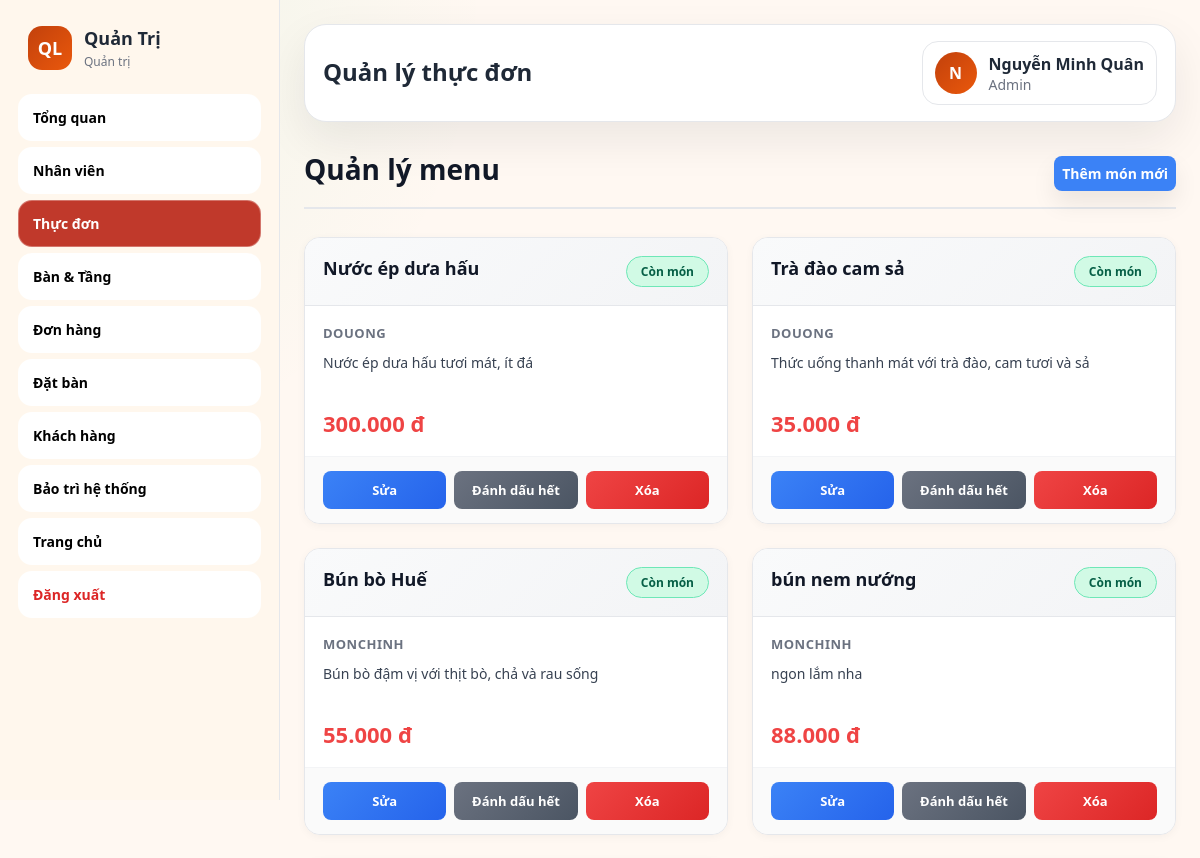
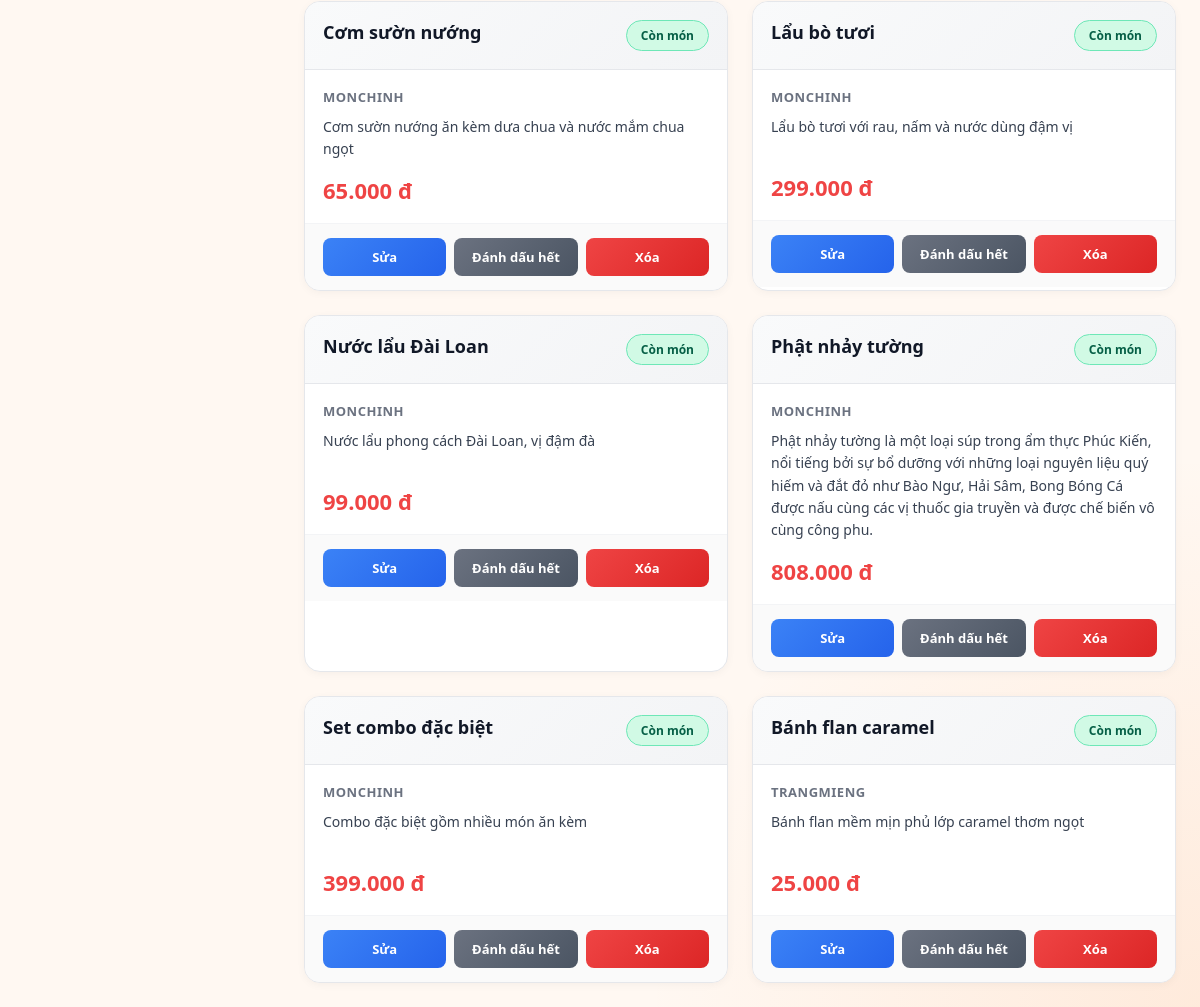
Before: /admin.php?page=menu (signed in) with the older database file (2 pictures, top to bottom).
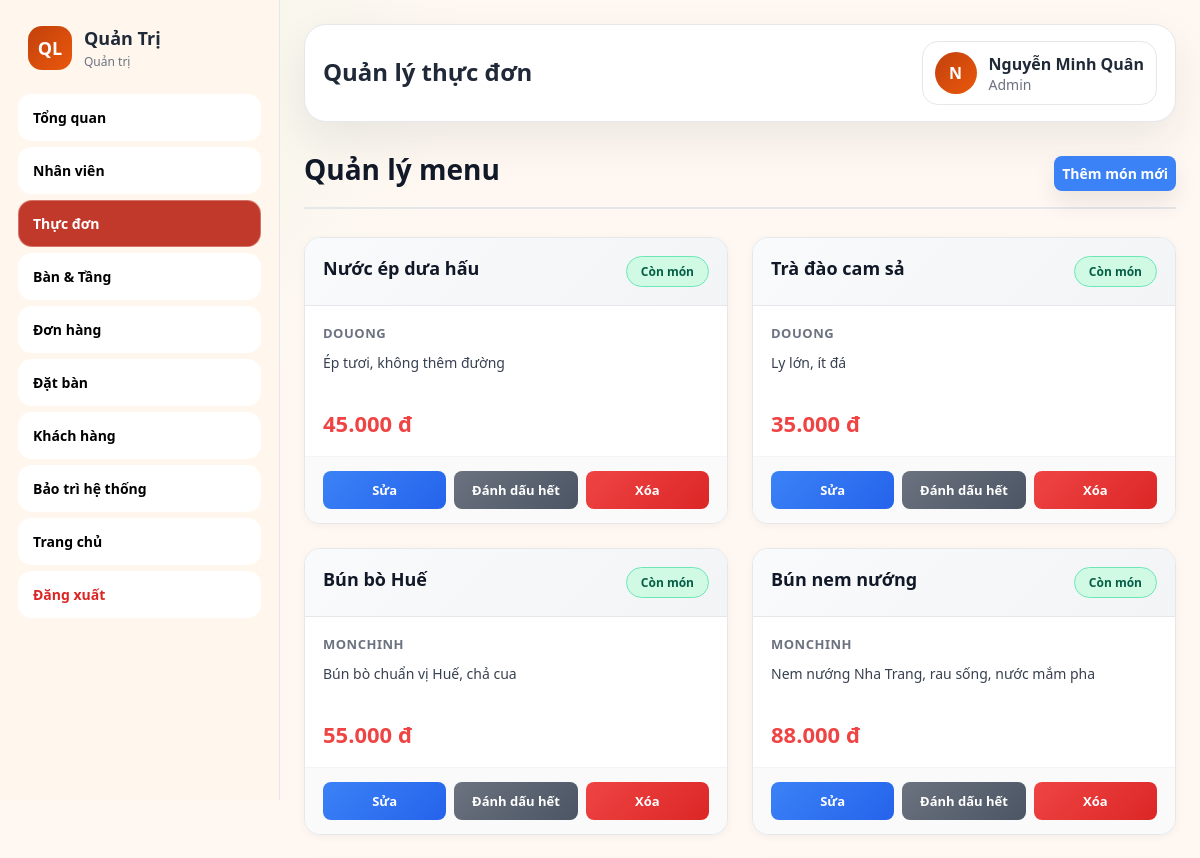
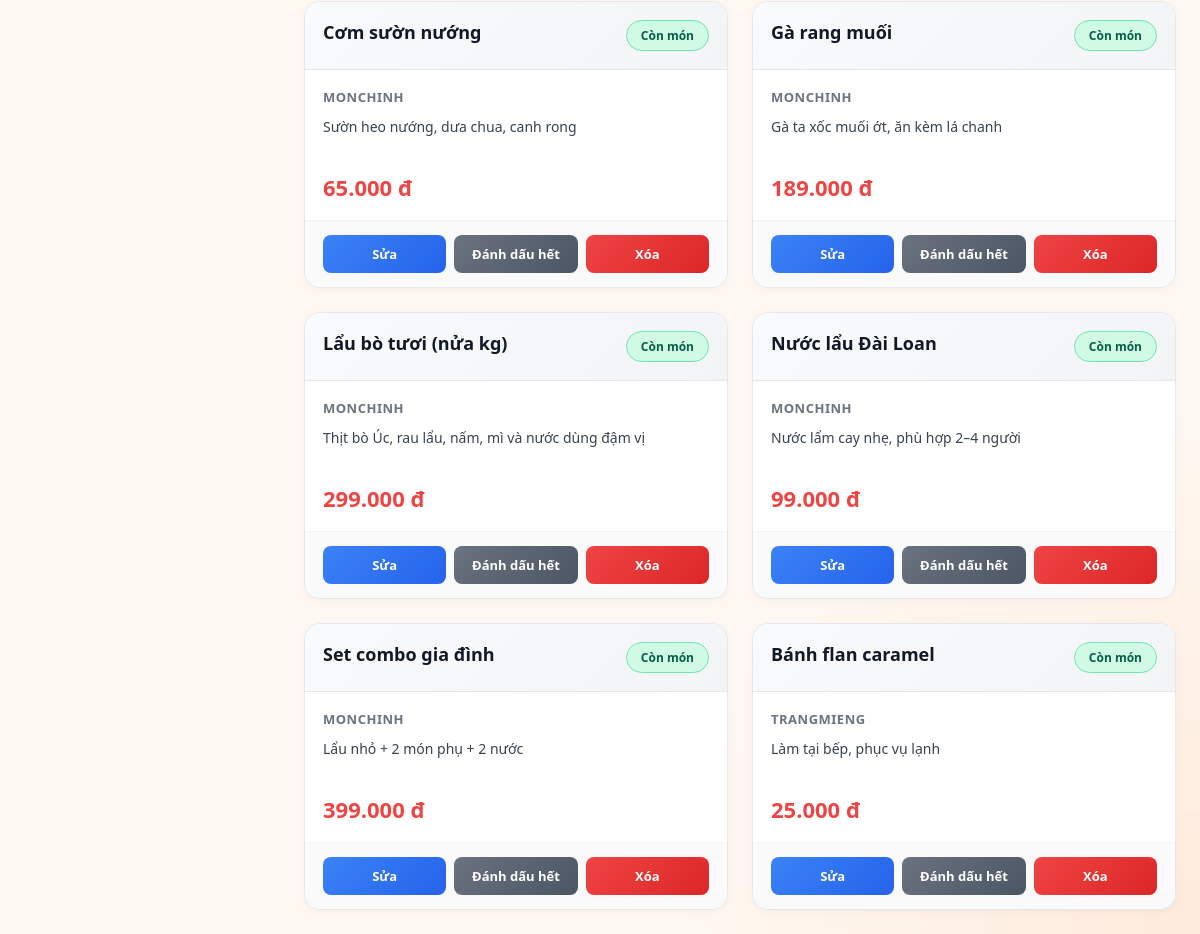
After: the same page with the newer database file (2 pictures, top to bottom).
### tables this page shows
CREATE TABLE `menu_items` (
  `item_id` int(11) NOT NULL AUTO_INCREMENT,
  `category_id` int(11) NOT NULL,
  `item_name` varchar(100) NOT NULL,
  `price` decimal(12,2) NOT NULL,
  `description` varchar(255) DEFAULT NULL,
  `image_url` varchar(255) DEFAULT NULL,
  `status` enum('con_hang','het_hang','ngung_ban') NOT NULL DEFAULT 'con_hang',
  PRIMARY KEY (`item_id`),
  UNIQUE KEY `uq_menu_items_item_name` (`item_name`),
  KEY `idx_menu_items_category_id` (`category_id`)
);

CREATE TABLE `categories` (
  `category_id` int(11) NOT NULL AUTO_INCREMENT,
  `category_name` varchar(100) NOT NULL,
  `description` varchar(255) DEFAULT NULL,
  PRIMARY KEY (`category_id`),
  UNIQUE KEY `uq_categories_category_name` (`category_name`)
);

### includes/functions.php (called while the page is built, shortened)
<?php
function format_currency($amount): string {
    return number_format((float)$amount, 0, ',', '.') . ' đ';
}
function e($value): string {
    return htmlspecialchars((string)$value, ENT_QUOTES, 'UTF-8');
}

### admin/menu.php (the view, shortened to what the changed rows need)
<?php
require_once __DIR__ . '/../config/database.php';
require_once __DIR__ . '/../includes/functions.php';
$menu_items = $conn->query("
    SELECT m.item_id, m.item_name, m.price, m.description, m.status, m.image_url, c.category_name
    FROM menu_items m
    LEFT JOIN categories c ON c.category_id = m.category_id
    ORDER BY c.category_name, m.item_name
")->fetch_all(MYSQLI_ASSOC);
?>
<div style="display:flex; justify-content:space-between; align-items:center; margin-bottom:28px; padding-bottom:16px; border-bottom:2px solid #e5e7eb;">
    <h2 style="margin:0; font-size:28px; font-weight:700; color:#111827;">Quản lý menu</h2>
</div>
<div style="display:grid; grid-template-columns:repeat(auto-fill, minmax(320px, 1fr)); gap:24px;">
    <?php foreach ($menu_items as $item): ?>
    <div style="background:white; border:1px solid #e5e7eb; border-radius:16px; overflow:hidden; box-shadow:0 2px 8px rgba(0,0,0,0.04); transition:all 0.3s ease;">
        <div style="display:flex; justify-content:space-between; align-items:start; padding:18px; background:linear-gradient(135deg,#f9fafb,#f3f4f6); border-bottom:1px solid #e5e7eb;">
            <h4 style="margin:0; font-size:18px; font-weight:700; color:#111827;"><?= e($item['item_name']) ?></h4>
            <span style="padding:6px 14px; border-radius:20px; font-size:12px; font-weight:600; <?= $item['status']==='con_hang' ? 'background:#d1fae5; color:#065f46; border:1px solid #6ee7b7;' : 'background:#fee2e2; color:#991b1b; border:1px solid #fca5a5;' ?>">
                <?= $item['status']==='con_hang' ? 'Còn món' : 'Hết món' ?>
            </span>
        </div>
        <div style="padding:18px;">
            <p style="font-size:13px; color:#6b7280; font-weight:600; margin:0 0 10px; text-transform:uppercase; letter-spacing:0.5px;"><?= e($item['category_name']) ?></p>
            <p style="font-size:14px; color:#374151; margin:0 0 14px; line-height:1.6; min-height:42px;"><?= e($item['description'] ?? 'Chưa có mô tả') ?></p>
            <p style="font-size:22px; font-weight:800; color:#ef4444; margin:0;"><?= format_currency($item['price']) ?></p>
        </div>
        <div style="display:flex; gap:8px; padding:14px 18px; border-top:1px solid #f3f4f6; background:#fafafa;">
            <button onclick="editItem(<?= $item['item_id'] ?>)" style="flex:1; padding:10px; border:none; border-radius:8px; font-size:13px; font-weight:600; cursor:pointer; background:linear-gradient(135deg,#3b82f6,#2563eb); color:white;">Sửa</button>
            <button onclick="toggleStatus(<?= $item['item_id'] ?>, '<?= $item['status'] ?>')" style="flex:1; padding:10px; border:none; border-radius:8px; font-size:13px; font-weight:600; cursor:pointer; background:linear-gradient(135deg,#6b7280,#4b5563); color:white;">
                <?= $item['status']==='con_hang' ? 'Đánh dấu hết' : 'Đánh dấu còn' ?>
            </button>
            <button onclick="deleteItem(<?= $item['item_id'] ?>)" style="flex:1; padding:10px; border:none; border-radius:8px; font-size:13px; font-weight:600; cursor:pointer; background:linear-gradient(135deg,#ef4444,#dc2626); color:white;">Xóa</button>
        </div>
    </div>
    <?php endforeach; ?>
</div>

### includes/layout.php (shortened to what the changed rows need)
<?php
$_layoutUser     = $_SESSION['user'] ?? [];
$_layoutRole     = strtolower($_layoutUser['role_name'] ?? '');
$_adminMenu = [
    'reports'     => ['label' => 'Tổng quan',       'url' => '/quanlynhahang/admin.php?page=reports'],
    'employees'   => ['label' => 'Nhân viên',        'url' => '/quanlynhahang/admin.php?page=employees'],
    'menu'        => ['label' => 'Thực đơn',         'url' => '/quanlynhahang/admin.php?page=menu'],
    'tables'      => ['label' => 'Bàn & Tầng',       'url' => '/quanlynhahang/admin.php?page=tables'],
    'orders'      => ['label' => 'Đơn hàng',         'url' => '/quanlynhahang/admin.php?page=orders'],
    'reservations'=> ['label' => 'Đặt bàn',          'url' => '/quanlynhahang/admin.php?page=reservations'],
    'customers'   => ['label' => 'Khách hàng',       'url' => '/quanlynhahang/admin.php?page=customers'],
    'maintenance' => ['label' => 'Bảo trì hệ thống', 'url' => '/quanlynhahang/admin.php?page=maintenance'],
];
$_cashierMenu = [
    'cashier'         => ['label' => 'Thanh toán',   'url' => '/quanlynhahang/cashier/index.php'],
    'cashier_history' => ['label' => 'Lịch sử',      'url' => '/quanlynhahang/cashier/history.php'],
];
$_waiterMenu = [
    'waiter'  => ['label' => 'Sơ đồ bàn',   'url' => '/quanlynhahang/waiter/index.php'],
    'w_orders'=> ['label' => 'Đơn hôm nay',  'url' => '/quanlynhahang/waiter/my_orders.php'],
];
$_kitchenMenu = [
    'kitchen' => ['label' => 'Bill món ăn',  'url' => '/quanlynhahang/kitchen/index.php'],
    'kitchen_history' => ['label' => 'Lịch sử',  'url' => '/quanlynhahang/kitchen/history.php'],
];
$_menuItems = match($sidebarRole ?? 'admin') {
    'thungan' => $_cashierMenu,
    'phucvu'  => $_waiterMenu,
    'bep'     => $_kitchenMenu,
    default   => $_adminMenu,
};
?>
<!DOCTYPE html>
<html lang="vi">
<head>
    <link rel="stylesheet" href="/quanlynhahang/assets/css/app.css">
</head>
<body class="theme-warm">
<div class="admin-layout">
    <aside class="sidebar">
        <div class="sidebar-brand">
            <div>
                <h2>Quản Trị</h2>
            </div>
        </div>
        <nav class="menu">
            <?php foreach ($_menuItems as $key => $item): ?>
                <a href="<?= $item['url'] ?>" class="<?= ($activeMenu ?? '') === $key ? 'active' : '' ?>">
                    <?= $item['label'] ?>
                </a>
            <?php endforeach; ?>
            <?php if (in_array($_layoutRole, ['admin', 'quanly'])): ?>
                <a href="/quanlynhahang/index.php" target="_blank">
                    Trang chủ
                </a>
            <?php endif; ?>
            <a href="/quanlynhahang/auth/logout.php" style="margin-top:auto; color:#dc2626;">Đăng xuất</a>
        </nav>
    </aside>
    <main class="main">
        <div class="topbar">
            <div>
                <h1><?= htmlspecialchars($pageTitle ?? '') ?></h1>
            </div>
        </div>

Changed rows visible on the page:
changed menu_items "Nước ép dưa hấu": description "Nước ép dưa hấu tươi mát, ít đá" → "Ép tươi, không thêm đường"; price "300.000 đ" → "45.000 đ"
changed menu_items "Trà đào cam sả": description "Thức uống thanh mát với trà đào, cam tươi và sả" → "Ly lớn, ít đá"
changed menu_items "Bún bò Huế": description "Bún bò đậm vị với thịt bò, chả và rau sống" → "Bún bò chuẩn vị Huế, chả cua"
changed menu_items: item_name "bún nem nướng" → "Bún nem nướng"; description "ngon lắm nha" → "Nem nướng Nha Trang, rau sống, nước mắm pha"
changed menu_items "Cơm sườn nướng": description "Cơm sườn nướng ăn kèm dưa chua và nước mắm chua ngọt" → "Sườn heo nướng, dưa chua, canh rong"
changed menu_items: item_name "Phật nhảy tường" → "Gà rang muối"; description "Phật nhảy tường là một loại súp trong ẩm thực Phúc Kiến, nổi tiếng bởi sự bổ dưỡng với những loại nguyên liệu quý hiếm và đắt đỏ như Bào Ngư, Hải Sâm, Bong Bóng Cá được nấu cùng các vị thuốc gia truyền và được chế biến vô cùng công phu." → "Gà ta xốc muối ớt, ăn kèm lá chanh"; price "808.000 đ" → "189.000 đ"; moves up the list
changed menu_items: item_name "Lẩu bò tươi" → "Lẩu bò tươi (nửa kg)"; description "Lẩu bò tươi với rau, nấm và nước dùng đậm vị" → "Thịt bò Úc, rau lẩu, nấm, mì và nước dùng đậm vị"
changed menu_items "Nước lẩu Đài Loan": description "Nước lẩu phong cách Đài Loan, vị đậm đà" → "Nước lẩm cay nhẹ, phù hợp 2–4 người"
changed menu_items: item_name "Set combo đặc biệt" → "Set combo gia đình"; description "Combo đặc biệt gồm nhiều món ăn kèm" → "Lẩu nhỏ + 2 món phụ + 2 nước"
changed menu_items "Bánh flan caramel": description "Bánh flan mềm mịn phủ lớp caramel thơm ngọt" → "Làm tại bếp, phục vụ lạnh"
